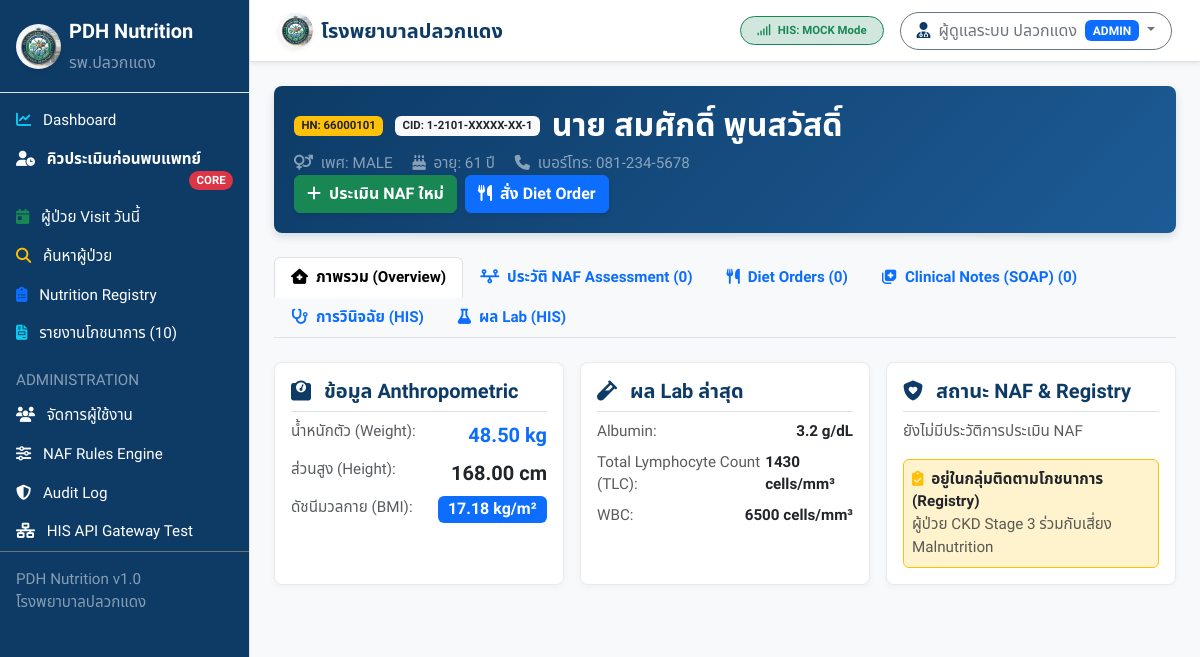
/patient/66000101 (signed in), run on the app's committed database.
### tables this page shows
CREATE TABLE `patients_cache` (
  `hn` VARCHAR(20) PRIMARY KEY,
  `cid` VARCHAR(20) NULL,
  `prefix` VARCHAR(20) NULL,
  `first_name` VARCHAR(50) NOT NULL,
  `last_name` VARCHAR(50) NOT NULL,
  `fullname` VARCHAR(110) NOT NULL,
  `gender` ENUM('MALE', 'FEMALE', 'OTHER') NOT NULL DEFAULT 'MALE',
  `birthdate` DATE NULL,
  `age` INT NULL,
  `phone` VARCHAR(30) NULL,
  `weight` DECIMAL(5,2) NULL,
  `height` DECIMAL(5,2) NULL,
  `bmi` DECIMAL(4,2) NULL,
  `synced_at` DATETIME NOT NULL DEFAULT CURRENT_TIMESTAMP ON UPDATE CURRENT_TIMESTAMP,
  INDEX `idx_patients_cid` (`cid`),
  INDEX `idx_patients_fullname` (`fullname`)
);

CREATE TABLE `nutrition_registry` (
  `id` INT AUTO_INCREMENT PRIMARY KEY,
  `hn` VARCHAR(20) NOT NULL UNIQUE,
  `active` TINYINT(1) NOT NULL DEFAULT 1,
  `reason` VARCHAR(255) NOT NULL,
  `risk_level` ENUM('LOW', 'MEDIUM', 'HIGH', 'SEVERE') NOT NULL DEFAULT 'MEDIUM',
  `start_date` DATE NOT NULL,
  `end_date` DATE NULL,
  `follow_up_interval_days` INT NOT NULL DEFAULT 14,
  `must_review_every_visit` TINYINT(1) NOT NULL DEFAULT 1,
  `note` TEXT NULL,
  `created_by` INT NULL,
  `created_at` DATETIME NOT NULL DEFAULT CURRENT_TIMESTAMP,
  `updated_at` DATETIME NULL ON UPDATE CURRENT_TIMESTAMP,
  INDEX `idx_registry_hn` (`hn`),
  INDEX `idx_registry_active` (`active`),
  INDEX `idx_registry_risk` (`risk_level`)
);

### app/Controllers/PatientController.php (called while the page is built, shortened)
<?php
class PatientController {
    public function profile(string $hn): void {
        $api = new PdhApiService();
        $patientRes = $api->getPatient($hn);
        $patient = $patientRes['data'] ?? null;
        $pdo = Database::getConnection();
        $labRes = $api->getLatestLabs($hn);
        $latestLabs = $labRes['data'] ?? [];
        $stmtNaf = $pdo->prepare("
            SELECT a.*, u.fullname as assessor_name
            FROM naf_assessments a
            JOIN users u ON a.assessor_id = u.id
            WHERE a.hn = :hn
            ORDER BY a.assessment_date DESC, a.id DESC
        ");
        $stmtNaf->execute(['hn' => $hn]);
        $nafHistory = $stmtNaf->fetchAll();
        $stmtDiet = $pdo->prepare("
            SELECT d.*, u.fullname as ordered_by_name
            FROM diet_orders d
            JOIN users u ON d.ordered_by = u.id
            WHERE d.hn = :hn
            ORDER BY d.created_at DESC
        ");
        $stmtDiet->execute(['hn' => $hn]);
        $dietOrders = $stmtDiet->fetchAll();
        $stmtNotes = $pdo->prepare("
            SELECT n.*, u.fullname as dietitian_name
            FROM nutrition_notes n
            JOIN users u ON n.dietitian_id = u.id
            WHERE n.hn = :hn
            ORDER BY n.created_at DESC
        ");
        $stmtNotes->execute(['hn' => $hn]);
        $clinicalNotes = $stmtNotes->fetchAll();
        $stmtReg = $pdo->prepare("SELECT * FROM nutrition_registry WHERE hn = :hn AND active = 1");
        $stmtReg->execute(['hn' => $hn]);
        $registryItem = $stmtReg->fetch();
        require __DIR__ . '/../../views/patients/profile.php';
    }
}

### app/Services/PdhApiService.php (called while the page is built, shortened)
<?php
class PdhApiService {
    private string $driver;
    public function __construct() {
        $this->driver  = AppConfig::get('HIS_DRIVER', 'mock');
    }
    public function getPatient(string $hn): array {
        if ($this->driver === 'mock') {
            return $this->getMockPatient($hn);
        }
        return $this->fetchFromGateway("/patient/{$hn}", 'patients_cache', 'hn', $hn);
    }
    public function getLatestLabs(string $hn): array {
        if ($this->driver === 'mock') {
            return $this->getMockLatestLabs($hn);
        }
        return $this->fetchFromGateway("/lab/{$hn}/latest", 'lab_cache', 'hn', $hn);
    }
    private function getMockPatient(string $hn): array {
        $pdo = Database::getConnection();
        $stmt = $pdo->prepare("SELECT * FROM patients_cache WHERE hn = :hn");
        $stmt->execute(['hn' => $hn]);
        $patient = $stmt->fetch();
        if ($patient) {
            return [
                'success' => true,
                'is_cached' => false,
                'source' => 'HIS (Mock)',
                'last_sync' => date('Y-m-d H:i:s'),
                'data' => $patient
            ];
        }
        return [
            'success' => true,
            'is_cached' => false,
            'source' => 'HIS (Mock Synthetic)',
            'last_sync' => date('Y-m-d H:i:s'),
            'data' => [
                'hn' => $hn,
                'cid' => '1-2199-' . rand(10000, 99999) . '-11-1',
                'prefix' => 'นาย',
                'first_name' => 'ผู้ป่วย',
                'last_name' => 'ทดสอบ (' . $hn . ')',
                'fullname' => 'นาย ผู้ป่วย ทดสอบ (' . $hn . ')',
                'gender' => 'MALE',
                'birthdate' => '1960-01-01',
                'age' => 66,
                'weight' => 50.0,
                'height' => 165.0,
                'bmi' => 18.37
            ]
        ];
    }
    private function getMockLatestLabs(string $hn): array {
        $pdo = Database::getConnection();
        $stmt = $pdo->prepare("
            SELECT * FROM lab_cache
            WHERE hn = :hn
            ORDER BY result_date DESC, result_time DESC
            LIMIT 5
        ");
        $stmt->execute(['hn' => $hn]);
        $labs = $stmt->fetchAll();
        $wbc = null;
        $lym = null;
        $alb = null;
        $labDate = null;
        foreach ($labs as $lab) {
            if ($lab['test_name'] === 'Albumin') $alb = (float)$lab['result_value'];
            if ($lab['test_name'] === 'WBC') $wbc = (float)$lab['result_value'];
            if ($lab['test_name'] === 'Lymphocyte') $lym = (float)$lab['result_value'];
            if (!$labDate) $labDate = $lab['result_date'] . ' ' . ($lab['result_time'] ?? '');
        }
        $tlc = ($wbc !== null && $lym !== null) ? round(($wbc * $lym) / 100, 2) : null;
        return [
            'success' => true,
            'is_cached' => false,
            'source' => 'HIS (Mock)',
            'data' => [
                'albumin' => $alb,
                'wbc' => $wbc,
                'lymphocyte' => $lym,
                'tlc' => $tlc,
                'result_datetime' => $labDate
            ]
        ];
    }
}

### app/Helpers/SanitizerHelper.php (called while the page is built, shortened)
<?php
class SanitizerHelper {
    public static function maskCid(?string $cid): string {
        $cleaned = preg_replace('/[^0-9]/', '', $cid);
        $part1 = substr($cleaned, 0, 1);
        $part2 = substr($cleaned, 1, 4);
        $part5 = substr($cleaned, 12, 1);
        return "{$part1}-{$part2}-XXXXX-XX-{$part5}";
    }
}

### app/Config/AppConfig.php (called while the page is built, shortened)
<?php
class AppConfig {
    private static array $config = [];
    public static function load(): void {
        $envFile = __DIR__ . '/../../.env';
    }
    public static function get(string $key, mixed $default = null): mixed {
        return $_ENV[$key] ?? self::$config[$key] ?? $default;
    }
}

### views/patients/profile.php (the view, shortened to what this page needs)
<?php
require __DIR__ . '/../layouts/header.php';
require __DIR__ . '/../layouts/sidebar.php';
?>
<div id="page-content-wrapper" class="w-100">
  <?php require __DIR__ . '/../layouts/navbar.php'; ?>
  <div class="container-fluid p-4">
    <div class="patient-header-banner">
      <div class="d-flex flex-wrap justify-content-between align-items-center">
        <div>
          <span class="badge bg-warning text-dark me-2">HN: <?= htmlspecialchars($patient['hn']) ?></span>
          <span class="badge bg-light text-dark me-2">CID: <?= SanitizerHelper::maskCid($patient['cid']) ?></span>
          <h2 class="d-inline fw-bold align-middle"><?= htmlspecialchars($patient['fullname']) ?></h2>
          <div class="mt-2 text-white-50">
            <span><i class="fa-solid fa-venus-mars me-1"></i> เพศ: <?= htmlspecialchars($patient['gender']) ?></span>
            <span class="ms-3"><i class="fa-solid fa-cake-candles me-1"></i> อายุ: <?= $patient['age'] ?> ปี</span>
            <span class="ms-3"><i class="fa-solid fa-phone me-1"></i> เบอร์โทร: <?= htmlspecialchars($patient['phone'] ?: '-') ?></span>
          </div>
        </div>
        <div class="mt-3 mt-md-0 d-flex gap-2">
          <a href="<?= $baseUrl ?>/naf/create?hn=<?= $patient['hn'] ?>" class="btn btn-success fw-bold shadow-sm">
            <i class="fa-solid fa-plus me-1"></i> ประเมิน NAF ใหม่
          </a>
          <a href="<?= $baseUrl ?>/diet/create?hn=<?= $patient['hn'] ?>" class="btn btn-primary fw-bold shadow-sm">
            <i class="fa-solid fa-utensils me-1"></i> สั่ง Diet Order
          </a>
        </div>
      </div>
    </div>
    <ul class="nav nav-tabs fw-bold mb-4" id="patientTabs">
      <li class="nav-item">
        <button class="nav-link active" data-bs-toggle="tab" data-bs-target="#overview"><i class="fa-solid fa-house-medical me-1"></i> ภาพรวม (Overview)</button>
      </li>
      <li class="nav-item">
        <button class="nav-link" data-bs-toggle="tab" data-bs-target="#nafHistory"><i class="fa-solid fa-timeline me-1"></i> ประวัติ NAF Assessment (<?= count($nafHistory) ?>)</button>
      </li>
      <li class="nav-item">
        <button class="nav-link" data-bs-toggle="tab" data-bs-target="#dietOrders"><i class="fa-solid fa-utensils me-1"></i> Diet Orders (<?= count($dietOrders) ?>)</button>
      </li>
      <li class="nav-item">
        <button class="nav-link" data-bs-toggle="tab" data-bs-target="#clinicalNotes"><i class="fa-solid fa-notes-medical me-1"></i> Clinical Notes (SOAP) (<?= count($clinicalNotes) ?>)</button>
      </li>
      <li class="nav-item">
        <button class="nav-link" data-bs-toggle="tab" data-bs-target="#diagnoses"><i class="fa-solid fa-stethoscope me-1"></i> การวินิจฉัย (HIS)</button>
      </li>
      <li class="nav-item">
        <button class="nav-link" data-bs-toggle="tab" data-bs-target="#labs"><i class="fa-solid fa-flask me-1"></i> ผล Lab (HIS)</button>
      </li>
    </ul>
    <div class="tab-content" id="patientTabsContent">
      <div class="tab-pane fade show active" id="overview">
        <div class="row g-3">
          <div class="col-md-4">
            <div class="card p-3 h-100">
              <h5 class="fw-bold text-pdh-blue border-bottom pb-2"><i class="fa-solid fa-weight-scale me-2"></i> ข้อมูล Anthropometric</h5>
              <div class="d-flex justify-content-between mb-2">
                <span class="text-muted">น้ำหนักตัว (Weight):</span>
                <span class="fw-bold text-primary fs-5"><?= $patient['weight'] ?: '-' ?> kg</span>
              </div>
              <div class="d-flex justify-content-between mb-2">
                <span class="text-muted">ส่วนสูง (Height):</span>
                <span class="fw-bold fs-5"><?= $patient['height'] ?: '-' ?> cm</span>
              </div>
              <div class="d-flex justify-content-between mb-2">
                <span class="text-muted">ดัชนีมวลกาย (BMI):</span>
                <span class="badge bg-primary fs-6"><?= $patient['bmi'] ?: '-' ?> kg/m²</span>
              </div>
            </div>
          </div>
          <div class="col-md-4">
            <div class="card p-3 h-100">
              <h5 class="fw-bold text-pdh-blue border-bottom pb-2"><i class="fa-solid fa-vial me-2"></i> ผล Lab ล่าสุด</h5>
              <div class="d-flex justify-content-between mb-2">
                <span class="text-muted">Albumin:</span>
                <span class="fw-bold"><?= $latestLabs['albumin'] ?? '-' ?> g/dL</span>
              </div>
              <div class="d-flex justify-content-between mb-2">
                <span class="text-muted">Total Lymphocyte Count (TLC):</span>
                <span class="fw-bold"><?= $latestLabs['tlc'] ?? '-' ?> cells/mm³</span>
              </div>
              <div class="d-flex justify-content-between mb-2">
                <span class="text-muted">WBC:</span>
                <span class="fw-bold"><?= $latestLabs['wbc'] ?? '-' ?> cells/mm³</span>
              </div>
            </div>
          </div>
          <div class="col-md-4">
            <div class="card p-3 h-100">
              <h5 class="fw-bold text-pdh-blue border-bottom pb-2"><i class="fa-solid fa-shield-heart me-2"></i> สถานะ NAF & Registry</h5>
              <?php if (!empty($nafHistory)): ?>
                <?php $latest = $nafHistory[0]; ?>
                <div class="mb-2">
                  <span class="text-muted">NAF Grade ล่าสุด:</span>
                  <span class="badge badge-naf-<?= strtolower(substr($latest['naf_grade'], -1)) ?> fs-6 ms-2">
                    <?= htmlspecialchars($latest['naf_grade']) ?> (Score: <?= $latest['total_score'] ?>)
                  </span>
                </div>
                <div class="fs-7 text-muted">ประเมินเมื่อ: <?= DateHelper::formatThaiDate($latest['assessment_date']) ?> โดย <?= htmlspecialchars($latest['assessor_name']) ?></div>
              <?php else: ?>
                <div class="text-muted">ยังไม่มีประวัติการประเมิน NAF</div>
              <?php endif; ?>
              <?php if ($registryItem): ?>
                <div class="mt-3 p-2 bg-warning-subtle rounded border border-warning">
                  <i class="fa-solid fa-clipboard-check text-warning me-1"></i>
                  <strong>อยู่ในกลุ่มติดตามโภชนาการ (Registry)</strong>
                  <div class="fs-7 text-muted"><?= htmlspecialchars($registryItem['reason']) ?></div>
                </div>
              <?php endif; ?>
            </div>
          </div>
        </div>
      </div>
    </div>
  </div>
</div>
<?php require __DIR__ . '/../layouts/footer.php'; ?>

### public/assets/css/custom.css (style rules this page uses)
:root { --pdh-blue: #0d3b66; --pdh-blue-light: #1d5b96; --pdh-green: #06d6a0; --pdh-amber: #f77f00; --pdh-red: #d62828; --pdh-purple: #7209b7; --pdh-gray: #f8f9fa; --pdh-dark: #212529; }
body { font-family: 'Sarabun', 'Noto Sans Thai', sans-serif; background-color: var(--pdh-gray); color: var(--pdh-dark); font-size: 0.95rem; }
.text-pdh-blue { color: var(--pdh-blue) !important; }
.patient-header-banner { background: linear-gradient(135deg, #0d3b66 0%, #1d5b96 100%); color: #ffffff; border-radius: 8px; padding: 1.25rem; margin-bottom: 1.5rem; box-shadow: 0 4px 8px rgba(13, 59, 102, 0.15); }
.card { border-radius: 8px; border: 1px solid rgba(0, 0, 0, 0.08); box-shadow: 0 2px 6px rgba(0, 0, 0, 0.04); }

### data on the page
patients_cache: hn "66000101", cid "1-2101-XXXXX-XX-1", fullname "นาย สมศักดิ์ พูนสวัสดิ์", gender "MALE", age "61", phone "081-234-5678", weight "48.50", height "168.00", bmi "17.18"
nutrition_registry: reason "ผู้ป่วย CKD Stage 3 ร่วมกับเสี่ยง Malnutrition"

### other printed values
$hisDriver "MOCK"
$userName "ผู้ดูแลระบบ ปลวกแดง"
$userRole "ADMIN"
count($nafHistory) "0"
count($dietOrders) "0"
count($clinicalNotes) "0"
$latestLabs['albumin'] "3.2"
$latestLabs['tlc'] "1430"
$latestLabs['wbc'] "6500"
